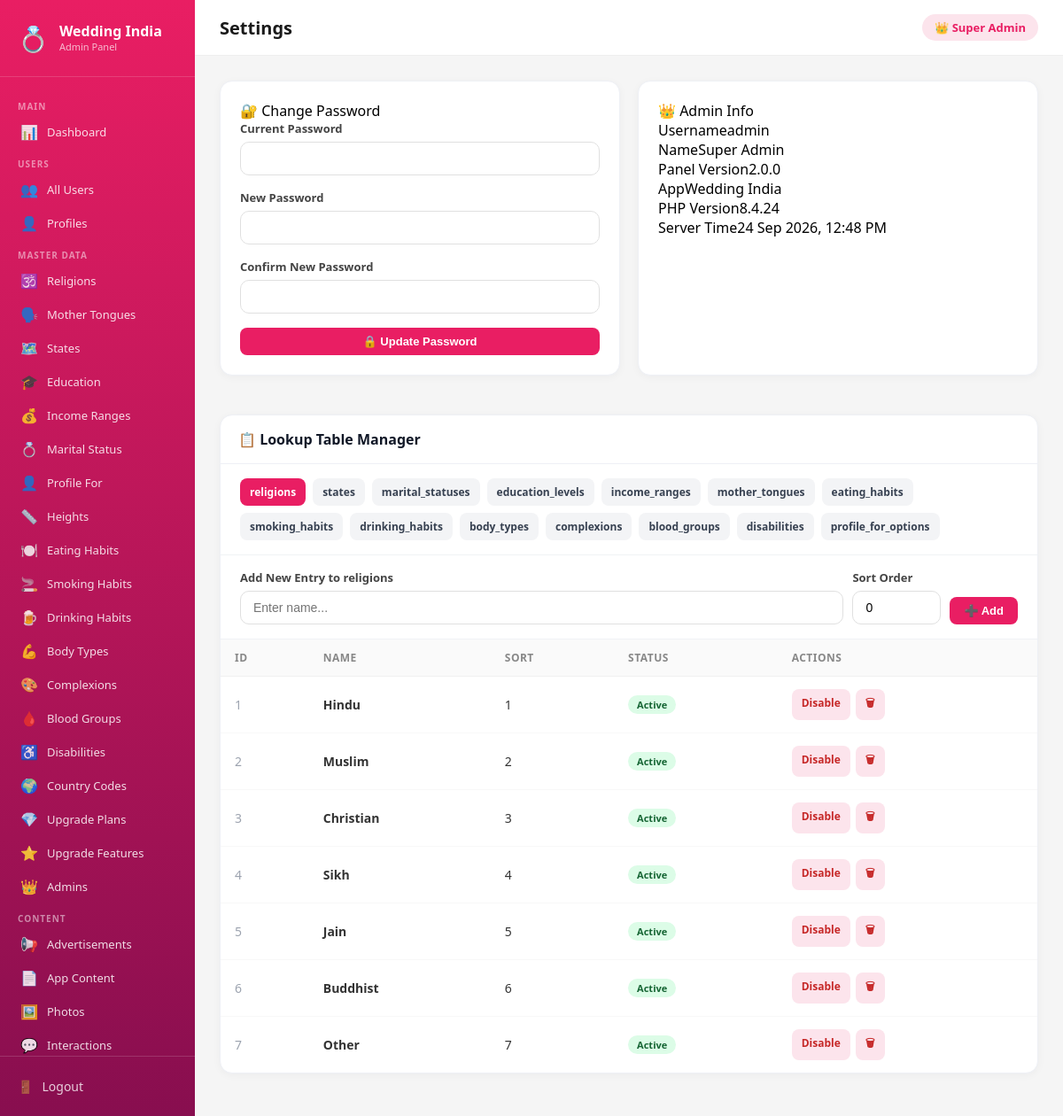
The page /admin/settings.php?lookup=religions (signed in) on the database its author committed.
### tables this page shows
CREATE TABLE `religions` (
  `id` int(11) NOT NULL,
  `name` varchar(100) NOT NULL,
  `sort_order` int(11) DEFAULT 0,
  `is_active` tinyint(1) DEFAULT 1
);

### admin/config.php (called while the page is built, shortened)
<?php
function currentAdmin(): array {
    return $_SESSION['admin_data'] ?? ['name' => 'Admin', 'username' => 'admin'];
}

### admin/settings.php (the view, shortened to what this page needs)
<?php
require_once 'config.php';
$db=getDB();
$lookupTables=[
    'religions'=>['name'],'states'=>['name'],'marital_statuses'=>['name'],
    'education_levels'=>['name'],'income_ranges'=>['name'],'mother_tongues'=>['name'],
    'eating_habits'=>['name'],'smoking_habits'=>['name'],'drinking_habits'=>['name'],
    'body_types'=>['name'],'complexions'=>['name'],'blood_groups'=>['name'],
    'disabilities'=>['name'],'profile_for_options'=>['name'],
];
$activeLookup=$_GET['lookup']??'';
$lookupRows=[];
if($activeLookup&&isset($lookupTables[$activeLookup])){
    $lookupRows=$db->query("SELECT * FROM `$activeLookup` ORDER BY sort_order,id")->fetchAll();
}
include 'layout.php';
?>
<div style="display:grid;grid-template-columns:1fr 1fr;gap:20px;margin-bottom:24px">
  <div class="card card-body">
    <div class="sec-title">🔐 Change Password</div>
    <form method="POST">
      <div class="form-group"><label>Current Password</label><input type="password" name="current" class="form-control" required></div>
      <div class="form-group"><label>New Password</label><input type="password" name="new_pass" class="form-control" required minlength="6"></div>
      <div class="form-group"><label>Confirm New Password</label><input type="password" name="confirm_pass" class="form-control" required></div>
      <button type="submit" class="btn btn-primary" style="width:100%">🔒 Update Password</button>
    </form>
  </div>
  <div class="card card-body">
    <div class="sec-title">👑 Admin Info</div>
    <div class="info-row"><span class="lbl">Username</span><span class="val"><?=htmlspecialchars(currentAdmin()['username'])?></span></div>
    <div class="info-row"><span class="lbl">Name</span><span class="val"><?=htmlspecialchars(currentAdmin()['name'])?></span></div>
    <div class="info-row"><span class="lbl">Panel Version</span><span class="val">2.0.0</span></div>
    <div class="info-row"><span class="lbl">App</span><span class="val">Wedding India</span></div>
    <div class="info-row"><span class="lbl">PHP Version</span><span class="val"><?=PHP_VERSION?></span></div>
    <div class="info-row"><span class="lbl">Server Time</span><span class="val"><?=date('d M Y, h:i A')?></span></div>
  </div>
</div>
<div class="card" style="margin-bottom:20px">
  <div class="card-header"><h2>📋 Lookup Table Manager</h2></div>
  <div style="padding:16px 22px;display:flex;gap:8px;flex-wrap:wrap;border-bottom:1px solid #f0f2f5">
    <?php foreach(array_keys($lookupTables) as $t):?>
    <a href="settings.php?lookup=<?=$t?>" class="btn btn-sm <?=$activeLookup===$t?'btn-primary':'btn-secondary'?>"><?=$t?></a>
    <?php endforeach;?>
  </div>
  <?php if($activeLookup&&isset($lookupTables[$activeLookup])):?>
  <div style="padding:16px 22px;border-bottom:1px solid #f0f2f5">
    <form method="POST" style="display:flex;gap:10px;align-items:flex-end;flex-wrap:wrap">
      <div class="form-group" style="margin:0;flex:1;min-width:180px">
        <label>Add New Entry to <strong><?=$activeLookup?></strong></label>
        <input type="text" name="name" class="form-control" placeholder="Enter name..." required>
      </div>
      <div class="form-group" style="margin:0;width:100px">
        <label>Sort Order</label>
        <input type="number" name="sort_order" class="form-control" value="0">
      </div>
      <button type="submit" class="btn btn-primary">➕ Add</button>
    </form>
  </div>
  <div class="tbl-scroll">
    <table>
      <thead><tr><th>ID</th><th>Name</th><th>Sort</th><th>Status</th><th>Actions</th></tr></thead>
      <tbody>
        <?php foreach($lookupRows as $r):?>
        <tr>
          <td style="color:#9ca3af"><?=$r['id']?></td>
          <td style="font-weight:600"><?=htmlspecialchars($r['name'])?></td>
          <td><?=$r['sort_order']?></td>
          <td><span class="badge <?=$r['is_active']?'bg-green':'bg-red'?>"><?=$r['is_active']?'Active':'Inactive'?></span></td>
          <td>
            <div style="display:flex;gap:6px">
              <a href="settings.php?lookup=<?=$activeLookup?>&tog_lookup=<?=$r['id']?>" class="btn btn-sm <?=$r['is_active']?'btn-danger':'btn-success'?>"><?=$r['is_active']?'Disable':'Enable'?></a>
              <a href="settings.php?lookup=<?=$activeLookup?>&del_lookup=<?=$r['id']?>" class="btn btn-danger btn-sm" onclick="return confirm('Delete this entry?')">🗑</a>
            </div>
          </td>
        </tr>
        <?php endforeach;?>
      </tbody>
    </table>
  </div>
  <?php else:?>
  <div class="empty"><div class="e-ico">📋</div><p>Select a lookup table above to manage its entries</p></div>
  <?php endif;?>
</div>
<?php include 'layout_end.php';?>

### admin/layout.php (style rules this page uses)
* { margin: 0; padding: 0; box-sizing: border-box; }
body { font-family: 'Segoe UI', sans-serif; background: #f5f5f5; display: flex; min-height: 100vh; }
table { width: 100%; border-collapse: collapse; }
th { background: #fafafa; padding: 12px 16px; text-align: left; font-size: 12px; font-weight: 600; color: #888; text-transform: uppercase; letter-spacing: .5px; border-bottom: 1px solid #f0f0f0; }
td { padding: 14px 16px; border-bottom: 1px solid #f8f8f8; font-size: 14px; color: #333; vertical-align: middle; }
tr:last-child td { border-bottom: none; }
.badge { display: inline-block; padding: 3px 10px; border-radius: 20px; font-size: 11px; font-weight: 600; }
.btn { padding: 8px 16px; border-radius: 8px; border: none; cursor: pointer; font-size: 13px; font-weight: 600; text-decoration: none; display: inline-block; }
.btn-primary { background: #E91E63; color: #fff; }
.btn-danger { background: #fce4ec; color: #c62828; }
.form-group { margin-bottom: 16px; }
.form-group label { display: block; font-size: 13px; font-weight: 600; color: #444; margin-bottom: 6px; }
.form-group input, .form-group select, .form-group textarea { width: 100%; padding: 10px 14px; border: 1.5px solid #e0e0e0; border-radius: 10px; font-size: 14px; outline: none; }
.card { background:#fff;border:1px solid #eef0f5;border-radius:14px;box-shadow:0 2px 10px rgba(16,24,40,.04);overflow:hidden;margin-bottom:20px }
.card-body { padding:22px }
.card-header { padding:16px 20px;border-bottom:1px solid #eef0f5;display:flex;align-items:center;justify-content:space-between;gap:12px }
.card-header h2 { font-size:16px;color:#111827 }
.tbl-scroll { width:100%;overflow-x:auto }
.btn-sm { padding:7px 11px;font-size:12px }
.btn-secondary { background:#f3f4f6;color:#374151 }
.bg-green { background:#dcfce7;color:#166534 }

### rows shown on the page
religions: id "1", name "Hindu", sort_order "1", is_active "Active"
religions: id "2", name "Muslim", sort_order "2", is_active "Active"
religions: id "3", name "Christian", sort_order "3", is_active "Active"
religions: id "4", name "Sikh", sort_order "4", is_active "Active"
religions: id "5", name "Jain", sort_order "5", is_active "Active"
religions: id "6", name "Buddhist", sort_order "6", is_active "Active"
religions: id "7", name "Other", sort_order "7", is_active "Active"

### other values the page prints
$pageTitle "Settings"
currentAdmin()['name'] "Super Admin"
currentAdmin()['username'] "admin"
PHP_VERSION "8.4.24"
$t "religions"
$t "states"
$t "marital_statuses"
$t "education_levels"
$t "income_ranges"
$t "mother_tongues"
$t "eating_habits"
$t "smoking_habits"
$t "drinking_habits"
$t "body_types"
$t "complexions"
